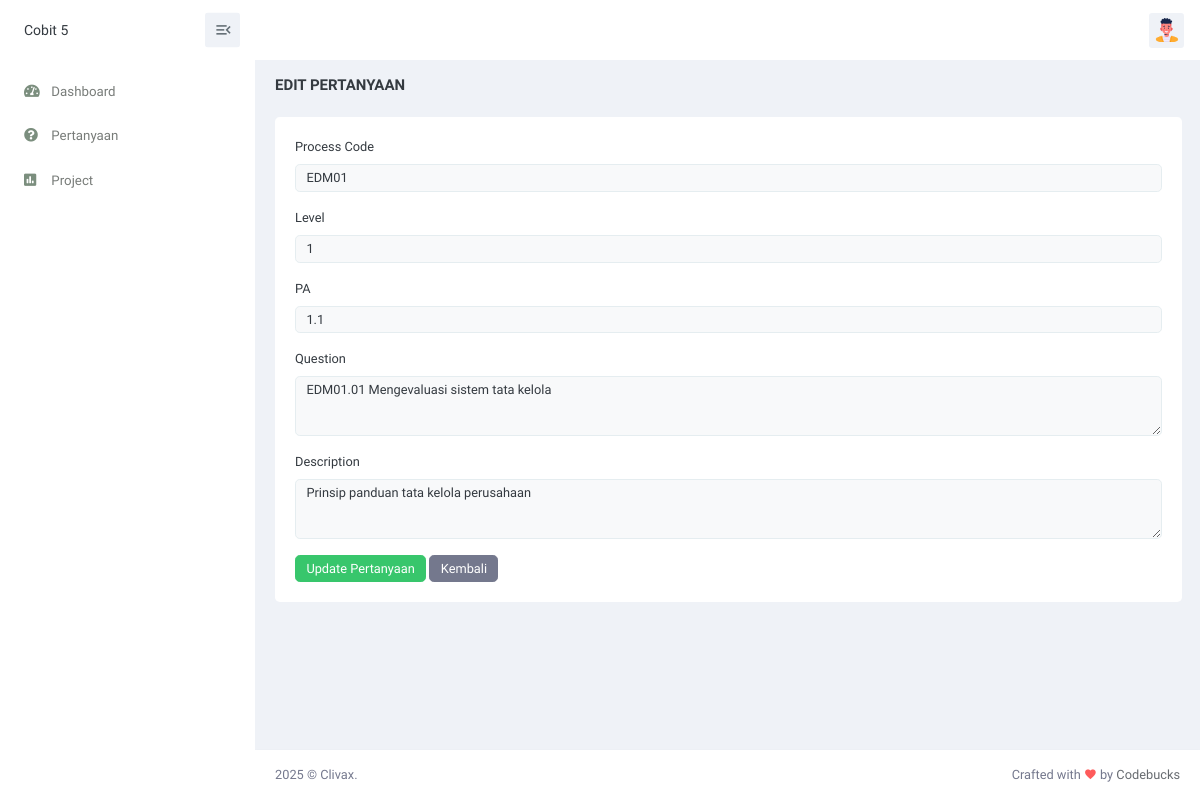
Page /views/edit_question.php?id=1 on the committed database.
### tables this page shows
CREATE TABLE `question` (
  `id_question` int(11) NOT NULL,
  `process_code` varchar(25) NOT NULL,
  `level` int(11) NOT NULL,
  `pa` varchar(10) NOT NULL,
  `question` varchar(1024) NOT NULL,
  `description` varchar(255) DEFAULT NULL
);

### views/edit_question.php (the view, shortened to what this page needs)
<?php
include '../config/database.php';
if (isset($_GET['id'])) {
    $id = $_GET['id'];
    $query = mysqli_query($conn, "SELECT * FROM question WHERE id_question = '$id'");
    $data = mysqli_fetch_assoc($query);
}
?>
<!doctype html>
<html lang="en">
<head>
    <link href="../assets/css/bootstrap.min.css" id="bootstrap-style" rel="stylesheet" type="text/css" />
    <link href="../assets/css/icons.min.css" rel="stylesheet" type="text/css" />
    <link href="../assets/libs/simplebar/simplebar.min.css" rel="stylesheet">
    <link href="../assets/css/app.min.css" id="app-style" rel="stylesheet" type="text/css" />
</head>
<body>
    <div id="layout-wrapper">
        <?php include 'partials/topbar.php'; ?>
        <?php include 'partials/sidebar.php'; ?>
        <div class="main-content">
            <div class="page-content">
                <div class="container-fluid">
                    <div class="row">
                        <div class="col-12">
                            <div class="page-title-box d-flex align-items-center justify-content-between">
                                <h4 class="card-title">Edit Pertanyaan</h4>
                            </div>
                        </div>
                    </div>
                    <div class="row">
                        <div class="col-12">
                            <div class="card">
                                <div class="card-body">
                                    <form method="post" action="">
                                        <div class="mb-3">
                                            <label for="process_code" class="form-label">Process Code</label>
                                            <input type="text" class="form-control" id="process_code"
                                                name="process_code"
                                                value="<?php echo isset($data['process_code']) ? $data['process_code'] : ''; ?>"
                                                placeholder="Masukkan kode proses" required>
                                        </div>
                                        <div class="mb-3">
                                            <label for="level" class="form-label">Level</label>
                                            <input type="text" class="form-control" id="level" name="level"
                                                value="<?php echo isset($data['level']) ? $data['level'] : ''; ?>"
                                                placeholder="Masukkan level" required>
                                        </div>
                                        <div class="mb-3">
                                            <label for="pa" class="form-label">PA</label>
                                            <input type="text" class="form-control" id="pa" name="pa"
                                                value="<?php echo isset($data['pa']) ? $data['pa'] : ''; ?>"
                                                placeholder="Masukkan PA" required>
                                        </div>
                                        <div class="mb-3">
                                            <label for="question" class="form-label">Question</label>
                                            <textarea class="form-control" id="question" name="question" rows="3"
                                                placeholder="Masukkan pertanyaan"
                                                required><?php echo isset($data['question']) ? $data['question'] : ''; ?></textarea>
                                        </div>
                                        <div class="mb-3">
                                            <label for="description" class="form-label">Description</label>
                                            <textarea class="form-control" id="description" name="description" rows="3"
                                                placeholder="Masukkan deskripsi (opsional)"><?php echo isset($data['description']) ? $data['description'] : ''; ?></textarea>
                                        </div>
                                        <button type="submit" name="update" class="btn btn-primary">Update
                                            Pertanyaan</button>
                                        <a href="pertanyaan.php" class="btn btn-secondary">Kembali</a>
                                    </form>
                                </div>
                            </div>
                        </div>
                    </div>
                </div>
            </div>
            <?php include 'partials/footer.php'; ?>
        </div>
    </div>
</body>
</html>

### rows in the picture
question: process_code "EDM01", level "1", pa "1.1", question "EDM01.01 Mengevaluasi sistem tata kelola", description "Prinsip panduan tata kelola perusahaan"
